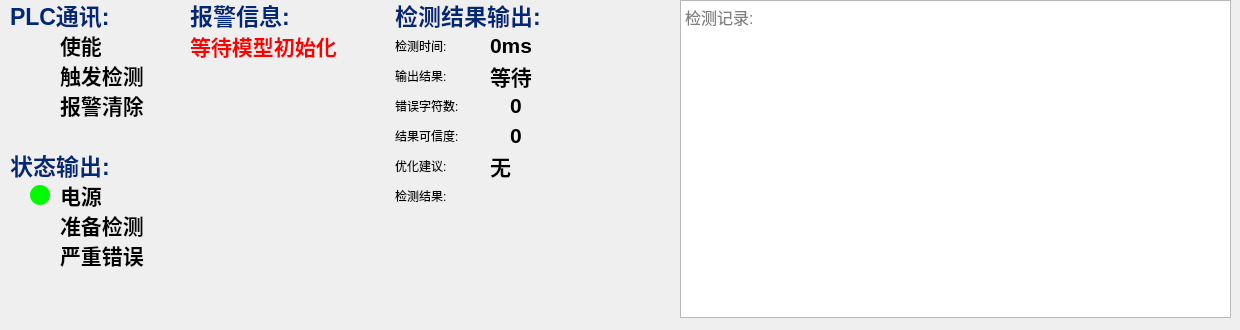
          <widget class="QWidget" name="tab_3">
           <attribute name="title">
            <string>Tab 1</string>
           </attribute>
           <widget class="QPlainTextEdit" name="label_ans_his">
            <property name="geometry">
             <rect>
              <x>680</x>
              <y>0</y>
              <width>551</width>
              <height>318</height>
             </rect>
            </property>
            <property name="font">
             <font>
              <pointsize>12</pointsize>
              <italic>false</italic>
              <bold>false</bold>
             </font>
            </property>
            <property name="contextMenuPolicy">
             <enum>Qt::NoContextMenu</enum>
            </property>
            <property name="autoFillBackground">
             <bool>false</bool>
            </property>
            <property name="styleSheet">
             <string notr="true"/>
            </property>
            <property name="verticalScrollBarPolicy">
             <enum>Qt::ScrollBarAlwaysOff</enum>
            </property>
            <property name="horizontalScrollBarPolicy">
             <enum>Qt::ScrollBarAlwaysOff</enum>
            </property>
            <property name="readOnly">
             <bool>true</bool>
            </property>
            <property name="backgroundVisible">
             <bool>false</bool>
            </property>
            <property name="centerOnScroll">
             <bool>false</bool>
            </property>
            <property name="placeholderText">
             <string>检测记录:</string>
            </property>
           </widget>
           <widget class="QLabel" name="label_13">
            <property name="geometry">
             <rect>
              <x>10</x>
              <y>150</y>
              <width>101</width>
              <height>29</height>
             </rect>
            </property>
            <property name="font">
             <font>
              <pointsize>17</pointsize>
              <italic>false</italic>
              <bold>true</bold>
             </font>
            </property>
            <property name="styleSheet">
             <string notr="true">font: 700 17pt &quot;Microsoft YaHei UI&quot;;
color: rgb(0, 40, 120);</string>
            </property>
            <property name="text">
             <string>状态输出:</string>
            </property>
           </widget>
           <widget class="QLabel" name="label_14">
            <property name="geometry">
             <rect>
              <x>10</x>
              <y>0</y>
              <width>101</width>
              <height>29</height>
             </rect>
            </property>
            <property name="font">
             <font>
              <pointsize>17</pointsize>
              <italic>false</italic>
              <bold>true</bold>
             </font>
            </property>
            <property name="styleSheet">
             <string notr="true">font: 700 17pt &quot;Microsoft YaHei UI&quot;;
color: rgb(0, 40, 120);</string>
            </property>
            <property name="text">
             <string>PLC通讯:</string>
            </property>
           </widget>
           <widget class="QLabel" name="label_16">
            <property name="geometry">
             <rect>
              <x>60</x>
              <y>30</y>
              <width>41</width>
              <height>29</height>
             </rect>
            </property>
            <property name="font">
             <font>
              <pointsize>16</pointsize>
              <italic>false</italic>
              <bold>true</bold>
             </font>
            </property>
            <property name="styleSheet">
             <string notr="true">font: 700 16pt &quot;Microsoft YaHei UI&quot;;</string>
            </property>
            <property name="text">
             <string>使能</string>
            </property>
           </widget>
           <widget class="QLabel" name="label_com_in_en">
            <property name="geometry">
             <rect>
              <x>30</x>
              <y>35</y>
              <width>20</width>
              <height>20</height>
             </rect>
            </property>
            <property name="styleSheet">
             <string notr="true">border-radius: 10px;      
background: red；        </string>
            </property>
            <property name="text">
             <string/>
            </property>
           </widget>
           <widget class="QLabel" name="label_18">
            <property name="geometry">
             <rect>
              <x>60</x>
              <y>60</y>
              <width>91</width>
              <height>29</height>
             </rect>
            </property>
            <property name="font">
             <font>
              <pointsize>16</pointsize>
              <italic>false</italic>
              <bold>true</bold>
             </font>
            </property>
            <property name="styleSheet">
             <string notr="true">font: 700 16pt &quot;Microsoft YaHei UI&quot;;</string>
            </property>
            <property name="text">
             <string>触发检测</string>
            </property>
           </widget>
           <widget class="QLabel" name="label_com_in_do">
            <property name="geometry">
             <rect>
              <x>30</x>
              <y>65</y>
              <width>20</width>
              <height>20</height>
             </rect>
            </property>
            <property name="styleSheet">
             <string notr="true">
border-radius: 10px;      
background: red；        </string>
            </property>
            <property name="text">
             <string/>
            </property>
           </widget>
           <widget class="QLabel" name="label__com_out_readly">
            <property name="geometry">
             <rect>
              <x>30</x>
              <y>215</y>
              <width>20</width>
              <height>20</height>
             </rect>
            </property>
            <property name="styleSheet">
             <string notr="true">border-radius: 10px;      
background: red；        </string>
            </property>
            <property name="text">
             <string/>
            </property>
           </widget>
           <widget class="QLabel" name="label_com_out_bad">
            <property name="geometry">
             <rect>
              <x>30</x>
              <y>245</y>
              <width>20</width>
              <height>20</height>
             </rect>
            </property>
            <property name="styleSheet">
             <string notr="true">border-radius: 10px;      
background: red；        </string>
            </property>
            <property name="text">
             <string/>
            </property>
           </widget>
           <widget class="QLabel" name="label_27">
            <property name="geometry">
             <rect>
              <x>60</x>
              <y>180</y>
              <width>41</width>
              <height>29</height>
             </rect>
            </property>
            <property name="font">
             <font>
              <pointsize>16</pointsize>
              <italic>false</italic>
              <bold>true</bold>
             </font>
            </property>
            <property name="styleSheet">
             <string notr="true">font: 700 16pt &quot;Microsoft YaHei UI&quot;;</string>
            </property>
            <property name="text">
             <string>电源</string>
            </property>
           </widget>
           <widget class="QLabel" name="label_28">
            <property name="geometry">
             <rect>
              <x>60</x>
              <y>240</y>
              <width>91</width>
              <height>29</height>
             </rect>
            </property>
            <property name="font">
             <font>
              <pointsize>16</pointsize>
              <italic>false</italic>
              <bold>true</bold>
             </font>
            </property>
            <property name="styleSheet">
             <string notr="true">font: 700 16pt &quot;Microsoft YaHei UI&quot;;</string>
            </property>
            <property name="text">
             <string>严重错误</string>
            </property>
           </widget>
           <widget class="QLabel" name="label_com_out_power">
            <property name="geometry">
             <rect>
              <x>30</x>
              <y>185</y>
              <width>20</width>
              <height>20</height>
             </rect>
            </property>
            <property name="styleSheet">
             <string notr="true">
border-radius: 10px;      
background-color: rgb(0, 250, 0);</string>
            </property>
            <property name="text">
             <string/>
            </property>
           </widget>
           <widget class="QLabel" name="label_31">
            <property name="geometry">
             <rect>
              <x>60</x>
              <y>210</y>
              <width>91</width>
              <height>29</height>
             </rect>
            </property>
            <property name="font">
             <font>
              <pointsize>16</pointsize>
              <italic>false</italic>
              <bold>true</bold>
             </font>
            </property>
            <property name="styleSheet">
             <string notr="true">font: 700 16pt &quot;Microsoft YaHei UI&quot;;</string>
            </property>
            <property name="text">
             <string>准备检测</string>
            </property>
           </widget>
           <widget class="QLabel" name="label_com_in_clean">
            <property name="geometry">
             <rect>
              <x>30</x>
              <y>95</y>
              <width>20</width>
              <height>20</height>
             </rect>
            </property>
            <property name="styleSheet">
             <string notr="true">border-radius: 10px;      
background: red；        </string>
            </property>
            <property name="text">
             <string/>
            </property>
           </widget>
           <widget class="QLabel" name="label_21">
            <property name="geometry">
             <rect>
              <x>60</x>
              <y>90</y>
              <width>91</width>
              <height>29</height>
             </rect>
            </property>
            <property name="font">
             <font>
              <pointsize>16</pointsize>
              <italic>false</italic>
              <bold>true</bold>
             </font>
            </property>
            <property name="styleSheet">
             <string notr="true">font: 700 16pt &quot;Microsoft YaHei UI&quot;;</string>
            </property>
            <property name="text">
             <string>报警清除</string>
            </property>
           </widget>
           <widget class="QLabel" name="label_30">
            <property name="geometry">
             <rect>
              <x>190</x>
              <y>0</y>
              <width>101</width>
              <height>29</height>
             </rect>
            </property>
            <property name="font">
             <font>
              <pointsize>17</pointsize>
              <italic>false</italic>
              <bold>true</bold>
             </font>
            </property>
            <property name="styleSheet">
             <string notr="true">font: 700 17pt &quot;Microsoft YaHei UI&quot;;
color: rgb(0, 40, 120);</string>
            </property>
            <property name="text">
             <string>报警信息:</string>
            </property>
           </widget>
           <widget class="QLabel" name="label_bad_str">
            <property name="geometry">
             <rect>
              <x>190</x>
              <y>30</y>
              <width>191</width>
              <height>281</height>
             </rect>
            </property>
            <property name="font">
             <font>
              <pointsize>16</pointsize>
              <italic>false</italic>
              <bold>true</bold>
             </font>
            </property>
            <property name="styleSheet">
             <string notr="true">color: rgb(255, 0, 0);</string>
            </property>
            <property name="text">
             <string>等待模型初始化</string>
            </property>
            <property name="alignment">
             <set>Qt::AlignLeading|Qt::AlignLeft|Qt::AlignTop</set>
            </property>
           </widget>
           <widget class="QLabel" name="label_32">
            <property name="geometry">
             <rect>
              <x>395</x>
              <y>0</y>
              <width>151</width>
              <height>29</height>
             </rect>
            </property>
            <property name="font">
             <font>
              <pointsize>17</pointsize>
              <italic>false</italic>
              <bold>true</bold>
             </font>
            </property>
            <property name="styleSheet">
             <string notr="true">font: 700 17pt &quot;Microsoft YaHei UI&quot;;
color: rgb(0, 40, 120);</string>
            </property>
            <property name="text">
             <string>检测结果输出:</string>
            </property>
           </widget>
           <widget class="QLabel" name="label_15">
            <property name="geometry">
             <rect>
              <x>395</x>
              <y>30</y>
              <width>91</width>
              <height>31</height>
             </rect>
            </property>
            <property name="styleSheet">
             <string notr="true">font: 700 16pt &quot;Microsoft YaHei UI&quot;;</string>
            </property>
            <property name="text">
             <string>检测时间:</string>
            </property>
           </widget>
           <widget class="QLabel" name="label_ans_time">
            <property name="geometry">
             <rect>
              <x>490</x>
              <y>30</y>
              <width>101</width>
              <height>31</height>
             </rect>
            </property>
            <property name="font">
             <font>
              <pointsize>16</pointsize>
              <bold>true</bold>
             </font>
            </property>
            <property name="styleSheet">
             <string notr="true"/>
            </property>
            <property name="text">
             <string>0ms</string>
            </property>
           </widget>
           <widget class="QLabel" name="label_37">
            <property name="geometry">
             <rect>
              <x>395</x>
              <y>120</y>
              <width>111</width>
              <height>31</height>
             </rect>
            </property>
            <property name="styleSheet">
             <string notr="true">font: 700 16pt &quot;Microsoft YaHei UI&quot;;</string>
            </property>
            <property name="text">
             <string>结果可信度:</string>
            </property>
           </widget>
           <widget class="QLabel" name="label_ans_reliability">
            <property name="geometry">
             <rect>
              <x>510</x>
              <y>120</y>
              <width>121</width>
              <height>31</height>
             </rect>
            </property>
            <property name="font">
             <font>
              <pointsize>16</pointsize>
              <bold>true</bold>
             </font>
            </property>
            <property name="styleSheet">
             <string notr="true"/>
            </property>
            <property name="text">
             <string>0</string>
            </property>
           </widget>
           <widget class="QLabel" name="label_39">
            <property name="geometry">
             <rect>
              <x>395</x>
              <y>180</y>
              <width>91</width>
              <height>31</height>
             </rect>
            </property>
            <property name="styleSheet">
             <string notr="true">font: 700 16pt &quot;Microsoft YaHei UI&quot;;</string>
            </property>
            <property name="text">
             <string>检测结果:</string>
            </property>
           </widget>
           <widget class="QLabel" name="label_ans_str">
            <property name="geometry">
             <rect>
              <x>395</x>
              <y>210</y>
              <width>271</width>
              <height>111</height>
             </rect>
            </property>
            <property name="font">
             <font>
              <pointsize>16</pointsize>
              <bold>true</bold>
             </font>
            </property>
            <property name="styleSheet">
             <string notr="true"/>
            </property>
            <property name="text">
             <string/>
            </property>
            <property name="alignment">
             <set>Qt::AlignLeading|Qt::AlignLeft|Qt::AlignTop</set>
            </property>
           </widget>
           <widget class="QLabel" name="label_33">
            <property name="geometry">
             <rect>
              <x>395</x>
              <y>90</y>
              <width>111</width>
              <height>31</height>
             </rect>
            </property>
            <property name="styleSheet">
             <string notr="true">font: 700 16pt &quot;Microsoft YaHei UI&quot;;</string>
            </property>
            <property name="text">
             <string>错误字符数:</string>
            </property>
           </widget>
           <widget class="QLabel" name="label_34">
            <property name="geometry">
             <rect>
              <x>395</x>
              <y>60</y>
              <width>91</width>
              <height>31</height>
             </rect>
            </property>
            <property name="styleSheet">
             <string notr="true">font: 700 16pt &quot;Microsoft YaHei UI&quot;;</string>
            </property>
            <property name="text">
             <string>输出结果:</string>
            </property>
           </widget>
           <widget class="QLabel" name="label_ans_bad_num">
            <property name="geometry">
             <rect>
              <x>510</x>
              <y>90</y>
              <width>121</width>
              <height>31</height>
             </rect>
            </property>
            <property name="font">
             <font>
              <pointsize>16</pointsize>
              <bold>true</bold>
             </font>
            </property>
            <property name="styleSheet">
             <string notr="true"/>
            </property>
            <property name="text">
             <string>0</string>
            </property>
           </widget>
           <widget class="QLabel" name="label_ans_2">
            <property name="geometry">
             <rect>
              <x>490</x>
              <y>60</y>
              <width>121</width>
              <height>31</height>
             </rect>
            </property>
            <property name="font">
             <font>
              <pointsize>16</pointsize>
              <bold>true</bold>
             </font>
            </property>
            <property name="styleSheet">
             <string notr="true"/>
            </property>
            <property name="text">
             <string>等待</string>
            </property>
           </widget>
           <widget class="QLabel" name="label_35">
            <property name="geometry">
             <rect>
              <x>395</x>
              <y>150</y>
              <width>91</width>
              <height>31</height>
             </rect>
            </property>
            <property name="styleSheet">
             <string notr="true">font: 700 16pt &quot;Microsoft YaHei UI&quot;;</string>
            </property>
            <property name="text">
             <string>优化建议:</string>
            </property>
           </widget>
           <widget class="QLabel" name="label_ans_optimize">
            <property name="geometry">
             <rect>
              <x>490</x>
              <y>150</y>
              <width>191</width>
              <height>31</height>
             </rect>
            </property>
            <property name="font">
             <font>
              <pointsize>16</pointsize>
              <bold>true</bold>
             </font>
            </property>
            <property name="styleSheet">
             <string notr="true"/>
            </property>
            <property name="text">
             <string>无</string>
            </property>
           </widget>
          </widget>
